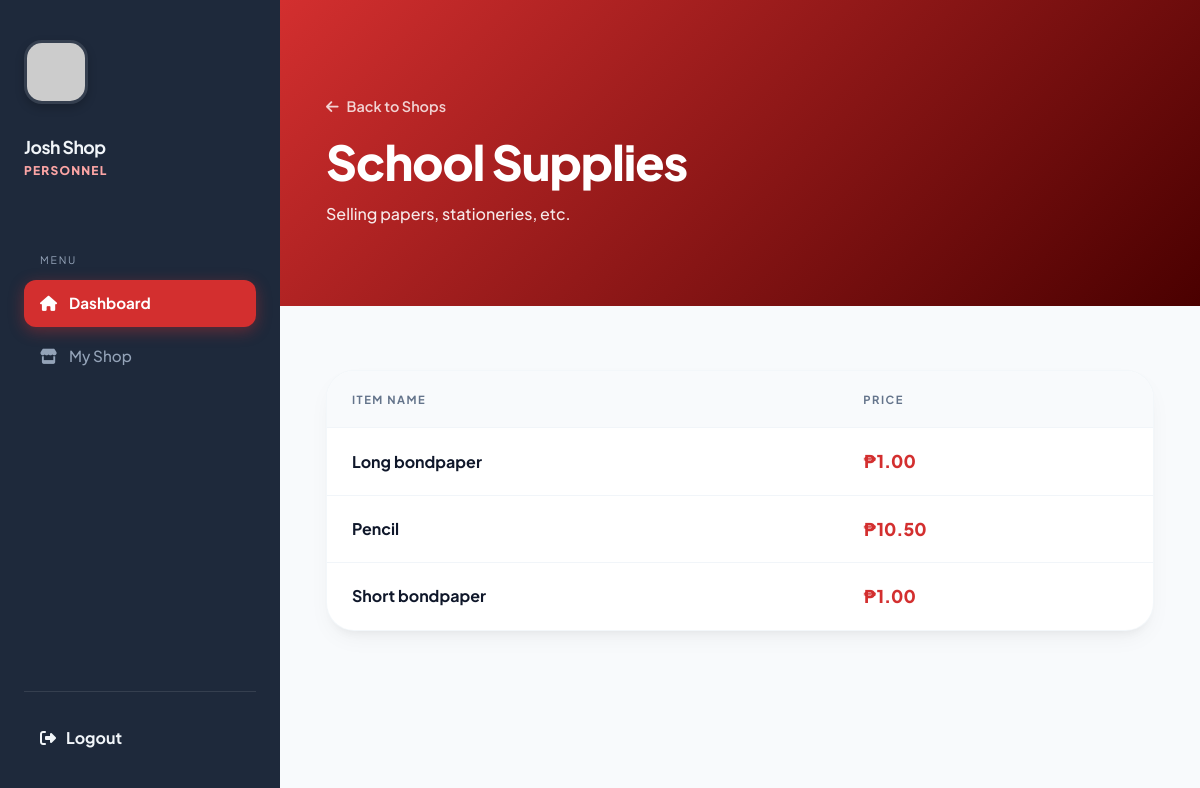
The app's page /view_shop.php?shop_id=1 (signed in) with its own data.
### tables this page shows
CREATE TABLE `tblshop` (
  `sid` int(11) NOT NULL,
  `accid` int(11) NOT NULL,
  `sname` varchar(255) NOT NULL,
  `shop_description` varchar(255) NOT NULL
);

CREATE TABLE `tblitem` (
  `itemid` int(11) NOT NULL,
  `sid` int(11) NOT NULL,
  `itemname` varchar(255) NOT NULL,
  `price` decimal(10,2) NOT NULL
);

### view_shop.php (the view, shortened to what this page needs)
<?php
require_once 'includes/connect.php';
$shop_id = mysqli_real_escape_string($conn, $_GET['shop_id']);
$shop_query = mysqli_query($conn, "SELECT * FROM tblshop WHERE sid = '$shop_id'");
$shop = mysqli_fetch_assoc($shop_query);
$sname = $shop['sname'];
$shop_desc = $shop['shop_description'] ?? 'No description available.';
$items_query = mysqli_query($conn, "SELECT * FROM tblitem WHERE sid = '$shop_id' ORDER BY itemname ASC");
?>
<!DOCTYPE html>
<html lang="en">
<head>
    <link rel="stylesheet" href="https://cdnjs.cloudflare.com/ajax/libs/font-awesome/6.4.0/css/all.min.css">
</head>
<body>
<div class="app-container">
    <?php include 'includes/sidebar.php'; ?>
    <main class="main-content">
        <header class="hero">
            <a href="dashboard.php" class="back-link"><i class="fas fa-arrow-left"></i> Back to Shops</a>
            <h1 class="welcome-heading"><?php echo htmlspecialchars($sname); ?></h1>
            <p style="opacity: 0.9; margin-top: 0.25rem; font-weight: 500; max-width: 600px;">
                <?php echo htmlspecialchars($shop_desc); ?>
            </p>
        </header>
        <section class="content-body">
            <div class="items-card">
                <table>
                    <thead>
                        <tr>
                            <th>Item Name</th>
                            <th>Price</th>
                        </tr>
                    </thead>
                    <tbody>
                        <?php if (mysqli_num_rows($items_query) > 0): ?>
                            <?php while($row = mysqli_fetch_assoc($items_query)): ?>
                                <tr>
                                    <td><strong><?php echo htmlspecialchars($row['itemname']); ?></strong></td>
                                    <td class="price-tag">₱<?php echo number_format($row['price'], 2); ?></td>
                                </tr>
                            <?php endwhile; ?>
                        <?php endif; ?>
                    </tbody>
                </table>
            </div>
        </section>
    </main>
</div>
</body>
</html>

### view_shop.php (style rules this page uses)
:root { --primary: #d32f2f; --primary-dark: #4a0000; --bg-main: #f8fafc; --sidebar-bg: #1e293b; --sidebar-text: #f1f5f9; --sidebar-muted: #94a3b8; --sidebar-hover: rgba(255, 255, 255, 0.05); --sidebar-accent: #fca5a5; --text-main: #0f172a; --text-muted: #64748b; --card-shadow: 0 10px 25px -5px rgba(0, 0, 0, 0.05), 0 8px 10px -6px rgba(0, 0, 0, 0.05); --transition: 0.3s cubic-bezier(0.4, 0, 0.2, 1); }
* { margin: 0; padding: 0; box-sizing: border-box; }
body { font-family: 'Plus Jakarta Sans', sans-serif; background-color: var(--bg-main); color: var(--text-main); line-height: 1.5; }
.app-container { display: flex; min-height: 100vh; width: 100%; }
.main-content { flex: 1; display: flex; flex-direction: column; min-width: 0; }
.hero { position: relative; padding: 5rem 5%; background: linear-gradient(135deg, var(--primary) 0%, var(--primary-dark) 100%); color: white; overflow: hidden; }
.welcome-heading { font-size: clamp(2rem, 4vw, 3.5rem); font-weight: 800; letter-spacing: -1px; z-index: 1; position: relative; }
.back-link { margin-top: 1rem; display: inline-flex; align-items: center; gap: 8px; color: rgba(255,255,255,0.8); text-decoration: none; font-weight: 600; font-size: 0.9rem; z-index: 1; position: relative; transition: var(--transition); margin-bottom: 0.5rem; }
.content-body { padding: 4rem 5%; }
.items-card { background: white; border-radius: 28px; overflow: hidden; box-shadow: var(--card-shadow); border: 1px solid rgba(241, 245, 249, 0.8); }
table { width: 100%; border-collapse: collapse; }
th { background: #f8fafc; text-align: left; padding: 20px 25px; font-size: 0.7rem; text-transform: uppercase; letter-spacing: 1.5px; color: var(--text-muted); }
td { padding: 20px 25px; border-top: 1px solid #f1f5f9; font-weight: 500; }
.price-tag { font-weight: 800; color: var(--primary); font-size: 1.1rem; }

### records on screen
tblshop: sname "School Supplies", shop_description "Selling papers, stationeries, etc."
tblitem: itemname "Long bondpaper", price "1.00"
tblitem: itemname "Pencil", price "10.50"
tblitem: itemname "Short bondpaper", price "1.00"

### other values on screen
$user_name "Josh Shop"
$user_role "PERSONNEL"
